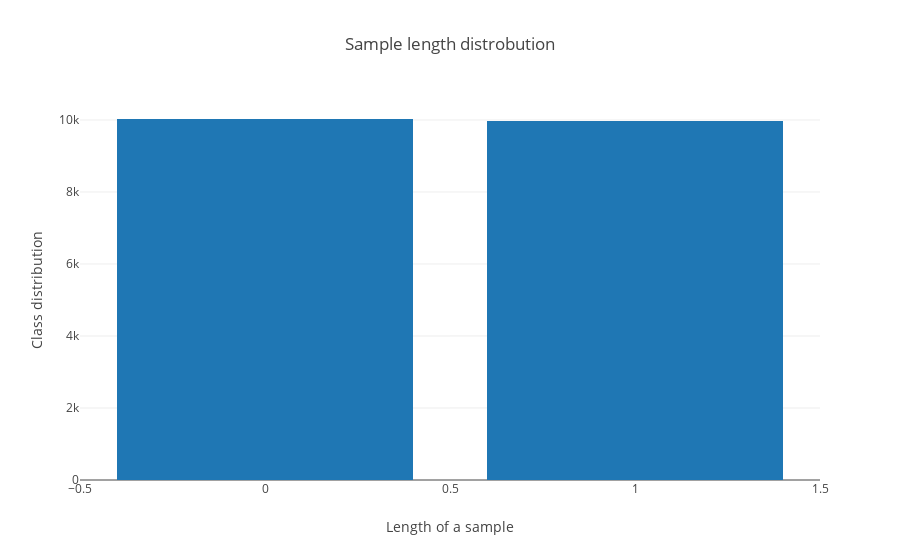
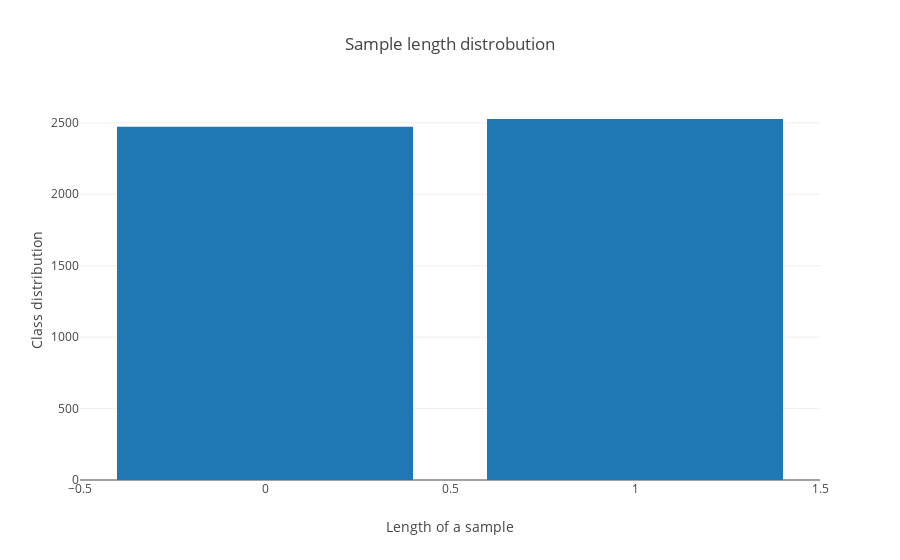

The notebook cell these images were saved under, in order:
### Code cell
plot_class_distribution(train[1])
plot_class_distribution(val[1])
plot_class_distribution(test[1])

### Figure 1 — Plotly figure (JSON) as saved in the notebook; plotly's stock layout.template omitted (floating-point values rounded to 4 significant figures)
{"data": [{"type": "bar", "uid": "be354ca7-9eaf-47f7-9c66-f91390991bf7", "x": [0, 1], "y": [10027, 9973]}], "layout": {"autosize": true, "barmode": "overlay", "title": "Sample length distrobution", "xaxis": {"autorange": true, "range": [-0.5, 1.5], "title": "Length of a sample", "type": "linear"}, "yaxis": {"autorange": true, "range": [0, 10550.0], "title": "Class distribution", "type": "linear"}}}

### Figure 2 — Plotly figure (JSON) as saved in the notebook; plotly's stock layout.template omitted (floating-point values rounded to 4 significant figures)
{"data": [{"type": "bar", "uid": "dd40a27b-e6dc-4141-a45e-3c206531e960", "x": [0, 1], "y": [2473, 2527]}], "layout": {"autosize": true, "barmode": "overlay", "title": "Sample length distrobution", "xaxis": {"autorange": true, "range": [-0.5, 1.5], "title": "Length of a sample", "type": "linear"}, "yaxis": {"autorange": true, "range": [0, 2660], "title": "Class distribution", "type": "linear"}}}
